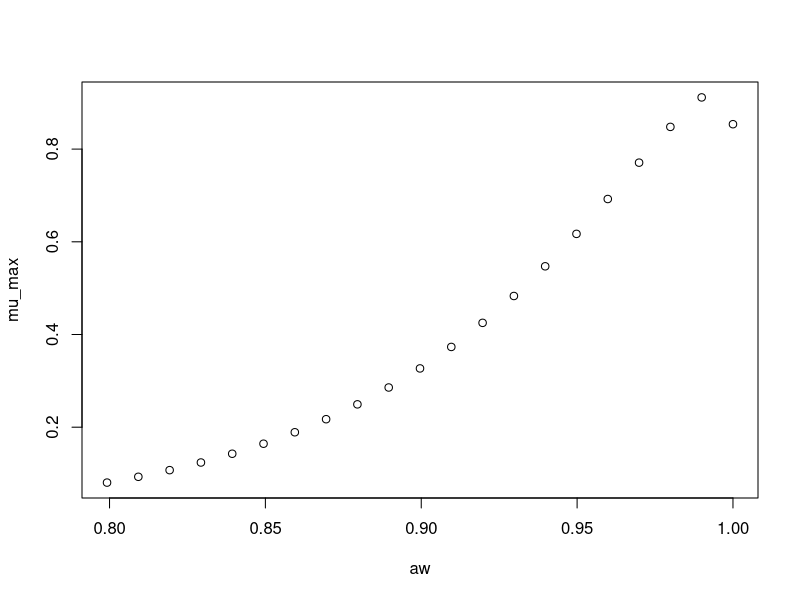

This chart was generated by the following R code:
#############################
# start of Parameter script
#############################
aw <- seq(0.799200799200799,0.999999,length.out=21)
#############################
# end of Parameter script
#############################
############################# 
# start of Model script Gropin ID 1345 
#############################
 
# constant coefficients for this model
 
variables <- data.frame(aw)
argumentsPar <- expand.grid(variables)
 
# heart of the model
response_surface <- function(aw) {
   mumax <-exp(-0.1605+2.389*sqrt(1-aw)-17.08*(sqrt(1-aw))^2)

return(mumax=mumax)
} 

# output parameters
mumax <- cbind(argumentsPar,response_surface(argumentsPar['aw']))
colnames(mumax) <- c(colnames(argumentsPar),'mumax')
#############################
# End of Model script
#############################
############################# 
# start of Visualisation script Gropin ID 1345 
#############################
plot(aw,mumax$mumax,
                          xlab='aw',
                          ylab='mu_max')
#############################
# End of Visualisation script
#############################
